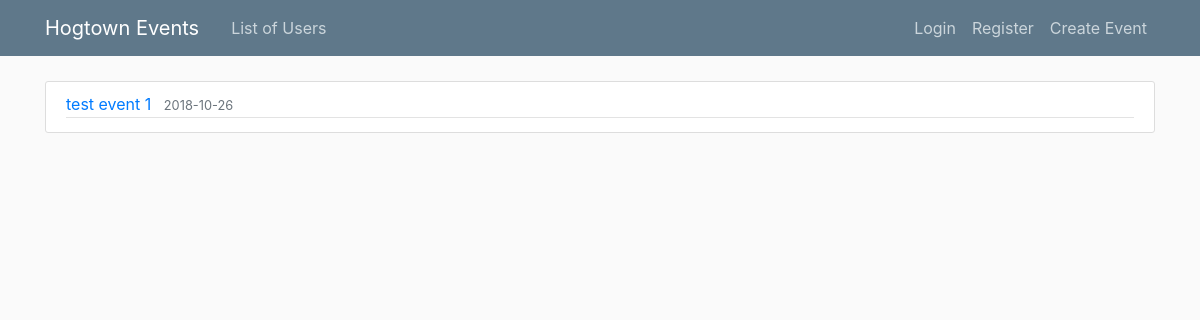
The app's page /home, older data.
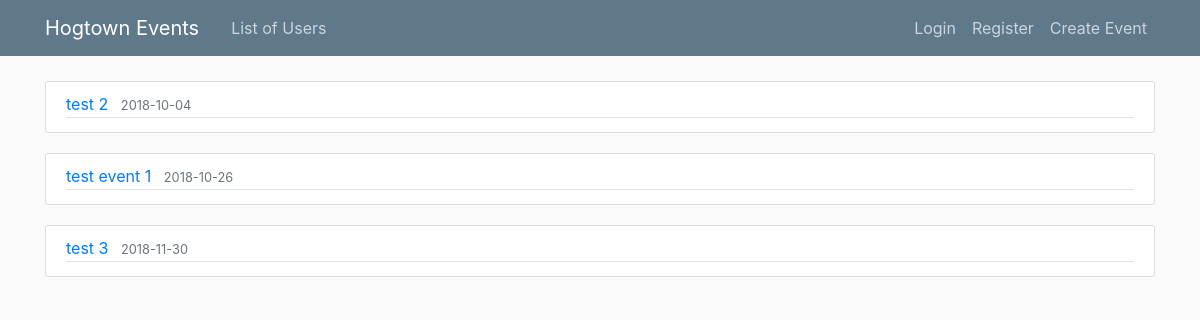
The same page, newer data.
### tournymatch/models.py (models this page shows, shortened)
class Tournament(UserMixin, db.Model):
	_tablename_ = 'tournament'
	id = db.Column(db.Integer, primary_key=True)
	name = db.Column(db.String(30), unique = True, nullable = False)
	date_scheduled = db.Column(db.Date, nullable = False, default=datetime.today)
	description = db.Column(db.Text, nullable=True)
	users = db.relationship('User', secondary=user_tournament_assoc, primaryjoin=(user_tournament_assoc.c.tournament_id == id), back_populates='tournaments', lazy='dynamic')

### tournymatch/routes.py (the view)
@app.route("/")
@app.route("/home")
def index():
	events = Tournament.query.order_by(Tournament.date_scheduled)
	return render_template('home.html', tournys=events)

### tournymatch/templates/home.html
{% extends "layout.html" %}
{% block content %}
	{% for tourny in tournys %}
		<article class="media content-section">
		  <div class="media-body">
		    <div class="article-metadata">
		      <a class="mr-2" href="{{ url_for('event', id=tourny.id) }}">{{ tourny.name }}</a>
		      <small class="text-muted">{{ tourny.date_scheduled }}</small>
		    </div>
		  </div>
		</article>
	{% endfor %}
{% endblock content %}

Row changes from the older to the newer data that the page shows:
added Tournament: name "test 2", date_scheduled "2018-10-04"
added Tournament: name "test 3", date_scheduled "2018-11-30"
